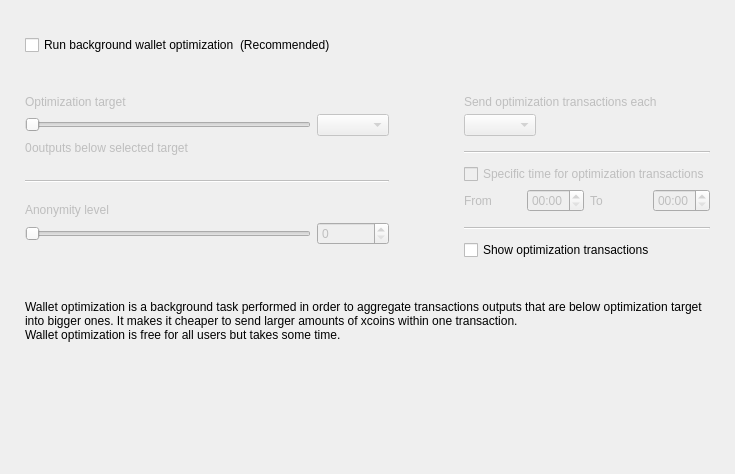
<?xml version="1.0" encoding="UTF-8"?>
<ui version="4.0">
 <class>OptimizationOptionsFrame</class>
 <widget class="QFrame" name="OptimizationOptionsFrame">
  <property name="geometry">
   <rect>
    <x>0</x>
    <y>0</y>
    <width>735</width>
    <height>474</height>
   </rect>
  </property>
  <property name="windowTitle">
   <string>Frame</string>
  </property>
  <property name="frameShape">
   <enum>QFrame::NoFrame</enum>
  </property>
  <property name="frameShadow">
   <enum>QFrame::Raised</enum>
  </property>
  <layout class="QVBoxLayout" name="verticalLayout">
   <property name="spacing">
    <number>0</number>
   </property>
   <property name="leftMargin">
    <number>25</number>
   </property>
   <property name="topMargin">
    <number>35</number>
   </property>
   <property name="rightMargin">
    <number>25</number>
   </property>
   <property name="bottomMargin">
    <number>0</number>
   </property>
   <item>
    <layout class="QHBoxLayout" name="horizontalLayout_2">
     <item>
      <widget class="QCheckBox" name="m_enableOptimizationCheck">
       <property name="text">
        <string>Run background wallet optimization</string>
       </property>
      </widget>
     </item>
     <item>
      <widget class="WalletGui::WalletNormalGrayTextLabel" name="label_8">
       <property name="text">
        <string>(Recommended)</string>
       </property>
      </widget>
     </item>
     <item>
      <spacer name="horizontalSpacer">
       <property name="orientation">
        <enum>Qt::Horizontal</enum>
       </property>
       <property name="sizeHint" stdset="0">
        <size>
         <width>40</width>
         <height>20</height>
        </size>
       </property>
      </spacer>
     </item>
    </layout>
   </item>
   <item>
    <spacer name="verticalSpacer_2">
     <property name="orientation">
      <enum>Qt::Vertical</enum>
     </property>
     <property name="sizeType">
      <enum>QSizePolicy::Fixed</enum>
     </property>
     <property name="sizeHint" stdset="0">
      <size>
       <width>20</width>
       <height>40</height>
      </size>
     </property>
    </spacer>
   </item>
   <item>
    <widget class="QWidget" name="m_optimizationOptionsWidget" native="true">
     <property name="enabled">
      <bool>true</bool>
     </property>
     <layout class="QHBoxLayout" name="horizontalLayout">
      <property name="spacing">
       <number>75</number>
      </property>
      <property name="leftMargin">
       <number>0</number>
      </property>
      <property name="topMargin">
       <number>0</number>
      </property>
      <property name="rightMargin">
       <number>0</number>
      </property>
      <property name="bottomMargin">
       <number>0</number>
      </property>
      <item alignment="Qt::AlignTop">
       <widget class="QWidget" name="widget1" native="true">
        <property name="enabled">
         <bool>false</bool>
        </property>
        <layout class="QGridLayout" name="gridLayout" columnstretch="50,0,0,0">
         <property name="leftMargin">
          <number>0</number>
         </property>
         <property name="topMargin">
          <number>0</number>
         </property>
         <property name="rightMargin">
          <number>0</number>
         </property>
         <property name="bottomMargin">
          <number>0</number>
         </property>
         <property name="verticalSpacing">
          <number>5</number>
         </property>
         <item row="0" column="0" colspan="4">
          <widget class="WalletGui::WalletNormalBlackTextLabel" name="label_5">
           <property name="text">
            <string>Optimization target</string>
           </property>
           <property name="indent">
            <number>0</number>
           </property>
          </widget>
         </item>
         <item row="4" column="0" colspan="4">
          <spacer name="verticalSpacer_3">
           <property name="orientation">
            <enum>Qt::Vertical</enum>
           </property>
           <property name="sizeType">
            <enum>QSizePolicy::Fixed</enum>
           </property>
           <property name="sizeHint" stdset="0">
            <size>
             <width>20</width>
             <height>20</height>
            </size>
           </property>
          </spacer>
         </item>
         <item row="1" column="0" colspan="3">
          <widget class="QSlider" name="m_thresholdSlider">
           <property name="maximum">
            <number>6</number>
           </property>
           <property name="pageStep">
            <number>1</number>
           </property>
           <property name="orientation">
            <enum>Qt::Horizontal</enum>
           </property>
          </widget>
         </item>
         <item row="1" column="3">
          <widget class="QComboBox" name="m_thresholdCombo"/>
         </item>
         <item row="5" column="0" colspan="4">
          <widget class="Line" name="line">
           <property name="orientation">
            <enum>Qt::Horizontal</enum>
           </property>
          </widget>
         </item>
         <item row="6" column="0" colspan="4">
          <spacer name="verticalSpacer_4">
           <property name="orientation">
            <enum>Qt::Vertical</enum>
           </property>
           <property name="sizeType">
            <enum>QSizePolicy::Fixed</enum>
           </property>
           <property name="sizeHint" stdset="0">
            <size>
             <width>20</width>
             <height>15</height>
            </size>
           </property>
          </spacer>
         </item>
         <item row="8" column="3">
          <widget class="QSpinBox" name="m_mixinSpin">
           <property name="buttonSymbols">
            <enum>QAbstractSpinBox::UpDownArrows</enum>
           </property>
          </widget>
         </item>
         <item row="7" column="0" colspan="4">
          <widget class="WalletGui::WalletNormalBlackTextLabel" name="label_7">
           <property name="text">
            <string>Anonymity level</string>
           </property>
           <property name="indent">
            <number>0</number>
           </property>
          </widget>
         </item>
         <item row="8" column="0" colspan="3">
          <widget class="QSlider" name="m_mixinSlider">
           <property name="pageStep">
            <number>1</number>
           </property>
           <property name="orientation">
            <enum>Qt::Horizontal</enum>
           </property>
          </widget>
         </item>
         <item row="2" column="0" colspan="4">
          <spacer name="verticalSpacer_12">
           <property name="orientation">
            <enum>Qt::Vertical</enum>
           </property>
           <property name="sizeType">
            <enum>QSizePolicy::Fixed</enum>
           </property>
           <property name="sizeHint" stdset="0">
            <size>
             <width>20</width>
             <height>0</height>
            </size>
           </property>
          </spacer>
         </item>
         <item row="3" column="0" colspan="4">
          <layout class="QHBoxLayout" name="horizontalLayout_3" stretch="0,1">
           <item>
            <widget class="QLabel" name="m_nonOptimizedOutputsLabel">
             <property name="text">
              <string>0</string>
             </property>
            </widget>
           </item>
           <item>
            <widget class="WalletGui::WalletNormalBlackTextLabel" name="m_nonOptimizedOutputsTextLabel">
             <property name="text">
              <string>outputs below selected target</string>
             </property>
            </widget>
           </item>
          </layout>
         </item>
        </layout>
       </widget>
      </item>
      <item>
       <layout class="QVBoxLayout" name="verticalLayout_3">
        <property name="spacing">
         <number>10</number>
        </property>
        <property name="rightMargin">
         <number>0</number>
        </property>
        <property name="bottomMargin">
         <number>0</number>
        </property>
        <item>
         <widget class="QWidget" name="widget2" native="true">
          <property name="enabled">
           <bool>false</bool>
          </property>
          <layout class="QGridLayout" name="gridLayout_2" columnstretch="0,0,0,0">
           <property name="leftMargin">
            <number>0</number>
           </property>
           <property name="topMargin">
            <number>0</number>
           </property>
           <property name="rightMargin">
            <number>0</number>
           </property>
           <property name="bottomMargin">
            <number>0</number>
           </property>
           <property name="verticalSpacing">
            <number>5</number>
           </property>
           <item row="2" column="0" colspan="2" alignment="Qt::AlignLeft">
            <widget class="QComboBox" name="m_periodCombo"/>
           </item>
           <item row="8" column="0">
            <widget class="WalletGui::WalletNormalBlackTextLabel" name="label_2">
             <property name="text">
              <string>From</string>
             </property>
            </widget>
           </item>
           <item row="8" column="1">
            <widget class="QTimeEdit" name="m_startTimeEdit">
             <property name="enabled">
              <bool>false</bool>
             </property>
             <property name="displayFormat">
              <string>HH:mm</string>
             </property>
            </widget>
           </item>
           <item row="8" column="2">
            <widget class="WalletGui::WalletNormalBlackTextLabel" name="label_3">
             <property name="text">
              <string>To</string>
             </property>
            </widget>
           </item>
           <item row="8" column="3">
            <widget class="QTimeEdit" name="m_stopTimeEdit">
             <property name="enabled">
              <bool>false</bool>
             </property>
             <property name="displayFormat">
              <string>HH:mm</string>
             </property>
            </widget>
           </item>
           <item row="6" column="0" colspan="4">
            <widget class="QCheckBox" name="m_optimizationTimeCheck">
             <property name="text">
              <string>Specific time for optimization transactions</string>
             </property>
            </widget>
           </item>
           <item row="4" column="0" colspan="4">
            <widget class="Line" name="line_2">
             <property name="orientation">
              <enum>Qt::Horizontal</enum>
             </property>
            </widget>
           </item>
           <item row="0" column="0" colspan="4">
            <widget class="WalletGui::WalletNormalBlackTextLabel" name="label_4">
             <property name="text">
              <string>Send optimization transactions each</string>
             </property>
             <property name="indent">
              <number>0</number>
             </property>
            </widget>
           </item>
           <item row="7" column="0" colspan="4">
            <spacer name="verticalSpacer_8">
             <property name="orientation">
              <enum>Qt::Vertical</enum>
             </property>
             <property name="sizeType">
              <enum>QSizePolicy::Fixed</enum>
             </property>
             <property name="sizeHint" stdset="0">
              <size>
               <width>20</width>
               <height>0</height>
              </size>
             </property>
            </spacer>
           </item>
           <item row="3" column="0" colspan="4">
            <spacer name="verticalSpacer_6">
             <property name="orientation">
              <enum>Qt::Vertical</enum>
             </property>
             <property name="sizeType">
              <enum>QSizePolicy::Fixed</enum>
             </property>
             <property name="sizeHint" stdset="0">
              <size>
               <width>20</width>
               <height>10</height>
              </size>
             </property>
            </spacer>
           </item>
           <item row="10" column="0" colspan="4">
            <widget class="Line" name="line_3">
             <property name="orientation">
              <enum>Qt::Horizontal</enum>
             </property>
            </widget>
           </item>
           <item row="1" column="0" colspan="4">
            <spacer name="verticalSpacer_5">
             <property name="orientation">
              <enum>Qt::Vertical</enum>
             </property>
             <property name="sizeType">
              <enum>QSizePolicy::Fixed</enum>
             </property>
             <property name="sizeHint" stdset="0">
              <size>
               <width>20</width>
               <height>0</height>
              </size>
             </property>
            </spacer>
           </item>
           <item row="5" column="0" colspan="4">
            <spacer name="verticalSpacer_7">
             <property name="orientation">
              <enum>Qt::Vertical</enum>
             </property>
             <property name="sizeType">
              <enum>QSizePolicy::Fixed</enum>
             </property>
             <property name="sizeHint" stdset="0">
              <size>
               <width>20</width>
               <height>5</height>
              </size>
             </property>
            </spacer>
           </item>
           <item row="9" column="0" colspan="4">
            <spacer name="verticalSpacer_10">
             <property name="orientation">
              <enum>Qt::Vertical</enum>
             </property>
             <property name="sizeType">
              <enum>QSizePolicy::Fixed</enum>
             </property>
             <property name="sizeHint" stdset="0">
              <size>
               <width>20</width>
               <height>10</height>
              </size>
             </property>
            </spacer>
           </item>
          </layout>
         </widget>
        </item>
        <item>
         <widget class="QCheckBox" name="m_showFusionTransactionsCheck">
          <property name="enabled">
           <bool>true</bool>
          </property>
          <property name="text">
           <string>Show optimization transactions</string>
          </property>
         </widget>
        </item>
       </layout>
      </item>
     </layout>
    </widget>
   </item>
   <item>
    <spacer name="verticalSpacer_11">
     <property name="orientation">
      <enum>Qt::Vertical</enum>
     </property>
     <property name="sizeType">
      <enum>QSizePolicy::Fixed</enum>
     </property>
     <property name="sizeHint" stdset="0">
      <size>
       <width>20</width>
       <height>40</height>
      </size>
     </property>
    </spacer>
   </item>
   <item>
    <widget class="WalletGui::WalletExtraNormalGrayTextLabel" name="m_helpLabel">
     <property name="text">
      <string>Wallet optimization is a background task performed in order to aggregate transactions outputs that are below optimization target into bigger ones. It makes it cheaper to send larger amounts of xcoins within one transaction.
Wallet optimization is free for all users but takes some time.</string>
     </property>
     <property name="wordWrap">
      <bool>true</bool>
     </property>
    </widget>
   </item>
   <item>
    <spacer name="verticalSpacer">
     <property name="orientation">
      <enum>Qt::Vertical</enum>
     </property>
     <property name="sizeHint" stdset="0">
      <size>
       <width>20</width>
       <height>40</height>
      </size>
     </property>
    </spacer>
   </item>
  </layout>
 </widget>
 <customwidgets>
  <customwidget>
   <class>WalletGui::WalletNormalGrayTextLabel</class>
   <extends>QLabel</extends>
   <header>Gui/Common/WalletTextLabel.h</header>
  </customwidget>
  <customwidget>
   <class>WalletGui::WalletNormalBlackTextLabel</class>
   <extends>QLabel</extends>
   <header>Gui/Common/WalletTextLabel.h</header>
  </customwidget>
  <customwidget>
   <class>WalletGui::WalletExtraNormalGrayTextLabel</class>
   <extends>QLabel</extends>
   <header>Gui/Common/WalletTextLabel.h</header>
  </customwidget>
 </customwidgets>
 <resources/>
 <connections>
  <connection>
   <sender>m_enableOptimizationCheck</sender>
   <signal>toggled(bool)</signal>
   <receiver>widget1</receiver>
   <slot>setEnabled(bool)</slot>
   <hints>
    <hint type="sourcelabel">
     <x>147</x>
     <y>47</y>
    </hint>
    <hint type="destinationlabel">
     <x>176</x>
     <y>204</y>
    </hint>
   </hints>
  </connection>
  <connection>
   <sender>m_thresholdSlider</sender>
   <signal>valueChanged(int)</signal>
   <receiver>OptimizationOptionsFrame</receiver>
   <slot>thresholdChanged(int)</slot>
   <hints>
    <hint type="sourcelabel">
     <x>116</x>
     <y>139</y>
    </hint>
    <hint type="destinationlabel">
     <x>355</x>
     <y>194</y>
    </hint>
   </hints>
  </connection>
  <connection>
   <sender>m_mixinSlider</sender>
   <signal>valueChanged(int)</signal>
   <receiver>OptimizationOptionsFrame</receiver>
   <slot>mixinChanged(int)</slot>
   <hints>
    <hint type="sourcelabel">
     <x>116</x>
     <y>240</y>
    </hint>
    <hint type="destinationlabel">
     <x>367</x>
     <y>236</y>
    </hint>
   </hints>
  </connection>
  <connection>
   <sender>m_optimizationTimeCheck</sender>
   <signal>toggled(bool)</signal>
   <receiver>m_startTimeEdit</receiver>
   <slot>setEnabled(bool)</slot>
   <hints>
    <hint type="sourcelabel">
     <x>543</x>
     <y>179</y>
    </hint>
    <hint type="destinationlabel">
     <x>501</x>
     <y>207</y>
    </hint>
   </hints>
  </connection>
  <connection>
   <sender>m_optimizationTimeCheck</sender>
   <signal>toggled(bool)</signal>
   <receiver>m_stopTimeEdit</receiver>
   <slot>setEnabled(bool)</slot>
   <hints>
    <hint type="sourcelabel">
     <x>543</x>
     <y>179</y>
    </hint>
    <hint type="destinationlabel">
     <x>643</x>
     <y>207</y>
    </hint>
   </hints>
  </connection>
  <connection>
   <sender>m_mixinSpin</sender>
   <signal>valueChanged(int)</signal>
   <receiver>OptimizationOptionsFrame</receiver>
   <slot>mixinChanged(int)</slot>
   <hints>
    <hint type="sourcelabel">
     <x>273</x>
     <y>271</y>
    </hint>
    <hint type="destinationlabel">
     <x>367</x>
     <y>236</y>
    </hint>
   </hints>
  </connection>
  <connection>
   <sender>m_thresholdCombo</sender>
   <signal>currentIndexChanged(int)</signal>
   <receiver>OptimizationOptionsFrame</receiver>
   <slot>thresholdChanged(int)</slot>
   <hints>
    <hint type="sourcelabel">
     <x>270</x>
     <y>139</y>
    </hint>
    <hint type="destinationlabel">
     <x>367</x>
     <y>236</y>
    </hint>
   </hints>
  </connection>
  <connection>
   <sender>m_enableOptimizationCheck</sender>
   <signal>toggled(bool)</signal>
   <receiver>widget2</receiver>
   <slot>setEnabled(bool)</slot>
   <hints>
    <hint type="sourcelabel">
     <x>158</x>
     <y>48</y>
    </hint>
    <hint type="destinationlabel">
     <x>556</x>
     <y>197</y>
    </hint>
   </hints>
  </connection>
 </connections>
 <slots>
  <slot>thresholdChanged(int)</slot>
  <slot>mixinChanged(int)</slot>
 </slots>
</ui>
